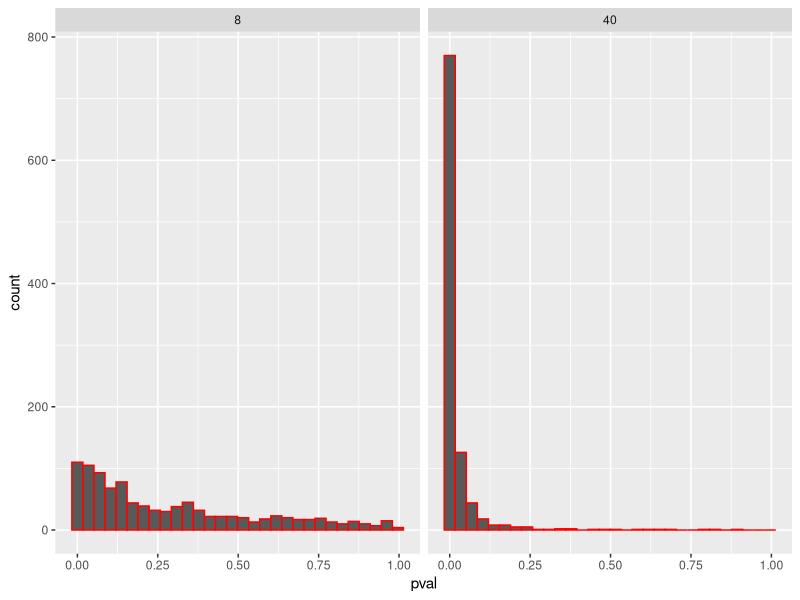
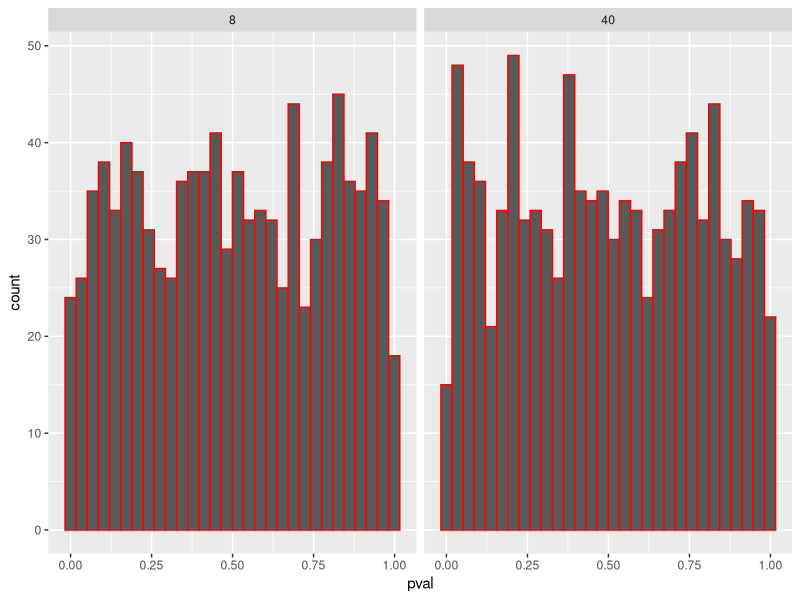
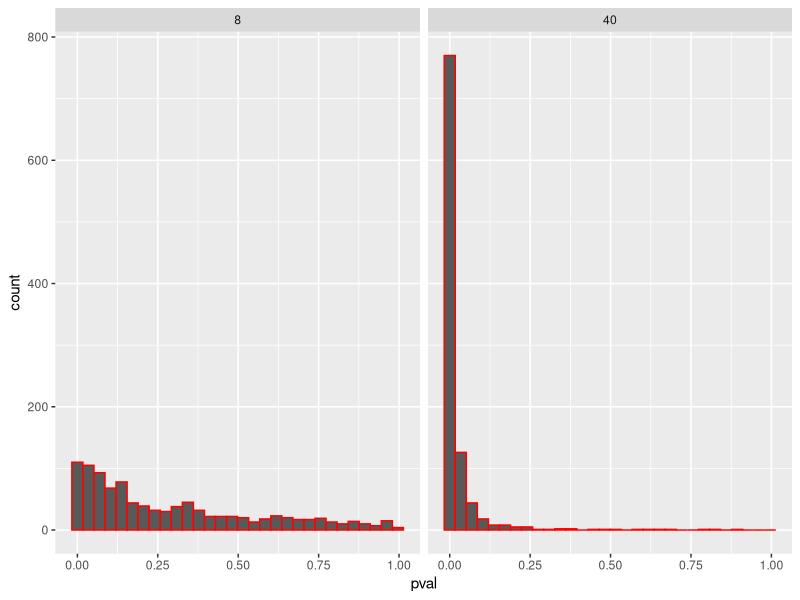
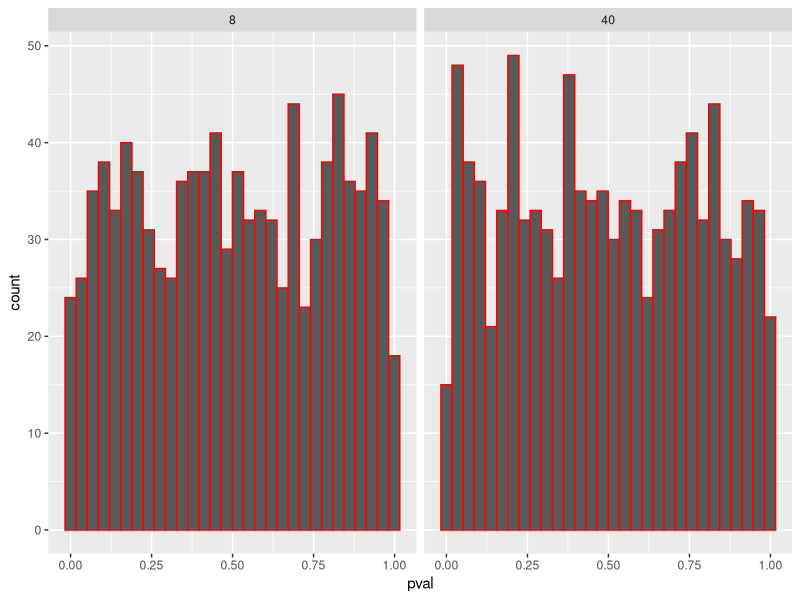

Write the R code that produced these figures, in order.
## ---- chunk 1
#| echo: false
#| message: false
#| warning: false

library(tidyverse)

# Muliggjør reproduksjon av resultater
set.seed(1)

# Simuler en populajson
population <- rnorm(1000000, mean = 1.5, sd = 3)

# Lag en studie med et utvalg på 8 hvor den avhengige variabelen heter y
samp1 <- data.frame(y = sample(population, 8, replace = FALSE))

# Lag en studie med et utvalg på 40 hvor den avhengige variabelen heter y
samp2 <- data.frame(y = sample(population, 40, replace = FALSE))

# Lag en lineær modell fra utvalg 1 og lagre den som m1
m1 <- lm(y ~ 1, data = samp1)
# Lag en lineær modell fra utvalg 2 og lagre den som m2
m2 <- lm(y ~ 1, data = samp2)


est_8 <- coef(m1)[1]
est_40 <- coef(m2)[1]




## ---- chunk 2
#| echo: false 
#| message: false
#| warning: false

set.seed(1)
# Create data frames to store the model estimates
results_8 <- data.frame(estimate = rep(NA, 1000), 
                      se = rep(NA, 1000), 
                      pval = rep(NA, 1000), 
                      n = 8)  

results_40 <- data.frame(estimate = rep(NA, 1000), 
                      se = rep(NA, 1000), 
                      pval = rep(NA, 1000), 
                      n = 40)

# A for loop used to sample 1000 studies, each iteration (i) will draw a new sample
# from the population. 

for(i in 1:1000) {
  
  # Draw a sample 
  samp1 <- data.frame(y = sample(population, 8, replace = FALSE))
  samp2 <- data.frame(y = sample(population, 40, replace = FALSE))

  # Model the data
  m1 <- lm(y ~ 1, data = samp1)
  m2 <- lm(y ~ 1, data = samp2)
  
  # Extract values from the models
  results_8[i, 1] <- coef(summary(m1))[1, 1]
  results_8[i, 2] <- coef(summary(m1))[1, 2]
  results_8[i, 3] <- coef(summary(m1))[1, 4]

  results_40[i, 1] <- coef(summary(m2))[1, 1]
  results_40[i, 2] <- coef(summary(m2))[1, 2]
  results_40[i, 3] <- coef(summary(m2))[1, 4]
  
  
}


# Save the results in a combined data frame

results <- bind_rows(results_8, results_40)

# Utregning standardavvik av estimert gjennomsnitt
sd_res_8 <- sd(results_8$estimate)
sd_res_40 <- sd(results_40$estimate)

# Utregning gjennomsnitt av standardfeil
se_mean_8 <- mean(results_8$se)
se_mean_40 <- mean(results_40$se)




## ---- chunk 3
#| echo: false
#| message: false
#| warning: false


# Example code for copy and paste

# A two facets histogram can be created with ggplot2
results %>%
  ggplot(aes(pval)) + 
  geom_histogram(color = "red") +
  facet_wrap(~ n)


# Count the proportion of tests below a certain p-value for each 
sig_results <-results %>%
  filter(pval < 0.05) %>%
  group_by(n) 
 


## ---- chunk 4
#| echo: false
#| message: false
#| warning: false
n_sig_8 <- results %>% 
  filter(pval < 0.05) %>% 
  filter(n != 40) %>% 
  nrow()

n_sig_40 <- results %>% 
  filter(pval < 0.05) %>% 
  filter(n == 40) %>% 
  nrow()
## ---- chunk 5
#| echo: false
#| message: false
#| warning: false

library(pwr)

pwr_40 <- pwr.t.test(n = 40, sig.level = 0.05, d = 1.5/3, type = "one.sample")
pwr_8 <- pwr.t.test(n = 8, sig.level = 0.05, d= 1.5/3, type = "one.sample")

numeric_pwr_40 <- pwr_40[["power"]]
pwr_pros_40 <- numeric_pwr_40 * 100

numeric_pwr_8 <- pwr_8[["power"]]
pwr_pros_8 <- numeric_pwr_8 * 100
## ---- chunk 6
#| echo: false
#| message: false
#| warning: false
set.seed(1)

population <- rnorm(1000000, mean = 0, sd = 3)


# Create data frames to store the model estimates
results_8 <- data.frame(estimate = rep(NA, 1000), 
                      se = rep(NA, 1000), 
                      pval = rep(NA, 1000), 
                      n = 8)  

results_40 <- data.frame(estimate = rep(NA, 1000), 
                      se = rep(NA, 1000), 
                      pval = rep(NA, 1000), 
                      n = 40)

# A for loop used to sample 1000 studies, each iteration (i) will draw a new sample
# from the population. 

for(i in 1:1000) {
  
  # Draw a sample 
  samp1 <- data.frame(y = sample(population, 8, replace = FALSE))
  samp2 <- data.frame(y = sample(population, 40, replace = FALSE))

  # Model the data
  m1 <- lm(y ~ 1, data = samp1)
  m2 <- lm(y ~ 1, data = samp2)

  # Extract values from the models
  results_8[i, 1] <- coef(summary(m1))[1, 1]
  results_8[i, 2] <- coef(summary(m1))[1, 2]
  results_8[i, 3] <- coef(summary(m1))[1, 4]

  results_40[i, 1] <- coef(summary(m2))[1, 1]
  results_40[i, 2] <- coef(summary(m2))[1, 2]
  results_40[i, 3] <- coef(summary(m2))[1, 4]
  
  
}


# Save the results in a combined data frame

results_null <- bind_rows(results_8, results_40)

false_positive_resnull <- sum(results_null$pval <0.05)

results_null %>%
  ggplot(aes(pval)) + 
  geom_histogram(color = "red") +
  facet_wrap(~ n)

n_sig_rnull_40 <- results_null %>% 
  filter(pval < 0.05) %>% 
  filter(n == 40) %>% 
  nrow()

n_sig_rnull_8 <- results_null %>% 
  filter(pval < 0.05) %>% 
  filter(n != 40) %>% 
  nrow()

## ---- chunk 7
#| echo: true
#| message: false
#| warning: false

#Simulering 

library(tidyverse)

# Muliggjør reproduksjon av resultater
set.seed(1)

# Simuler en populajson
population <- rnorm(1000000, mean = 1.5, sd = 3)

# Lag en studie med et utvalg på 8 hvor den avhengige variabelen heter y
samp1 <- data.frame(y = sample(population, 8, replace = FALSE))

# Lag en studie med et utvalg på 40 hvor den avhengige variabelen heter y
samp2 <- data.frame(y = sample(population, 40, replace = FALSE))

# Lag en lineær modell fra utvalg 1 og lagre den som m1
m1 <- lm(y ~ 1, data = samp1)
# Lag en lineær modell fra utvalg 2 og lagre den som m2
m2 <- lm(y ~ 1, data = samp2)


est_8 <- coef(m1)[1]
est_40 <- coef(m2)[1]




## ---- chunk 8
#| echo: true 
#| message: false
#| warning: false

#Repeterte studier

set.seed(1)
# Create data frames to store the model estimates
results_8 <- data.frame(estimate = rep(NA, 1000), 
                      se = rep(NA, 1000), 
                      pval = rep(NA, 1000), 
                      n = 8)  

results_40 <- data.frame(estimate = rep(NA, 1000), 
                      se = rep(NA, 1000), 
                      pval = rep(NA, 1000), 
                      n = 40)

# A for loop used to sample 1000 studies, each iteration (i) will draw a new sample
# from the population. 

for(i in 1:1000) {
  
  # Draw a sample 
  samp1 <- data.frame(y = sample(population, 8, replace = FALSE))
  samp2 <- data.frame(y = sample(population, 40, replace = FALSE))

  # Model the data
  m1 <- lm(y ~ 1, data = samp1)
  m2 <- lm(y ~ 1, data = samp2)
  
  # Extract values from the models
  results_8[i, 1] <- coef(summary(m1))[1, 1]
  results_8[i, 2] <- coef(summary(m1))[1, 2]
  results_8[i, 3] <- coef(summary(m1))[1, 4]

  results_40[i, 1] <- coef(summary(m2))[1, 1]
  results_40[i, 2] <- coef(summary(m2))[1, 2]
  results_40[i, 3] <- coef(summary(m2))[1, 4]
  
  
}


# Save the results in a combined data frame

results <- bind_rows(results_8, results_40)

# Utregning standardavvik av estimert gjennomsnitt
sd_res_8 <- sd(results_8$estimate)
sd_res_40 <- sd(results_40$estimate)

# Utregning gjennomsnitt av standardfeil
se_mean_8 <- mean(results_8$se)
se_mean_40 <- mean(results_40$se)




## ---- chunk 9
#| echo: false
#| message: false
#| warning: false


# Histogram med p-verdier fra simuleringene, hva sier dette om statistisk styrke?

# A two facets histogram can be created with ggplot2
results %>%
  ggplot(aes(pval)) + 
  geom_histogram(color = "red") +
  facet_wrap(~ n)


# Count the proportion of tests below a certain p-value for each 
sig_results <-results %>%
  filter(pval < 0.05) %>%
  group_by(n) 
 


## ---- chunk 10
#| echo: true
#| message: false
#| warning: false

# Filtrer resultater med en gitt p-verdi

n_sig_8 <- results %>% 
  filter(pval < 0.05) %>% 
  filter(n != 40) %>% 
  nrow()

n_sig_40 <- results %>% 
  filter(pval < 0.05) %>% 
  filter(n == 40) %>% 
  nrow()
## ---- chunk 11
#| echo: true
#| message: false
#| warning: false

# Test av statistisk styrke
library(pwr)

pwr_40 <- pwr.t.test(n = 40, sig.level = 0.05, d = 1.5/3, type = "one.sample")
pwr_8 <- pwr.t.test(n = 8, sig.level = 0.05, d= 1.5/3, type = "one.sample")

numeric_pwr_40 <- pwr_40[["power"]]
pwr_pros_40 <- numeric_pwr_40 * 100

numeric_pwr_8 <- pwr_8[["power"]]
pwr_pros_8 <- numeric_pwr_8 * 100
## ---- chunk 12
#| echo: true
#| message: false
#| warning: false

# Hvor mange studier gir falsk positiv når signifikansnivået er satt til 5%?
set.seed(1)

population <- rnorm(1000000, mean = 0, sd = 3)


# Create data frames to store the model estimates
results_8 <- data.frame(estimate = rep(NA, 1000), 
                      se = rep(NA, 1000), 
                      pval = rep(NA, 1000), 
                      n = 8)  

results_40 <- data.frame(estimate = rep(NA, 1000), 
                      se = rep(NA, 1000), 
                      pval = rep(NA, 1000), 
                      n = 40)

# A for loop used to sample 1000 studies, each iteration (i) will draw a new sample
# from the population. 

for(i in 1:1000) {
  
  # Draw a sample 
  samp1 <- data.frame(y = sample(population, 8, replace = FALSE))
  samp2 <- data.frame(y = sample(population, 40, replace = FALSE))

  # Model the data
  m1 <- lm(y ~ 1, data = samp1)
  m2 <- lm(y ~ 1, data = samp2)

  # Extract values from the models
  results_8[i, 1] <- coef(summary(m1))[1, 1]
  results_8[i, 2] <- coef(summary(m1))[1, 2]
  results_8[i, 3] <- coef(summary(m1))[1, 4]

  results_40[i, 1] <- coef(summary(m2))[1, 1]
  results_40[i, 2] <- coef(summary(m2))[1, 2]
  results_40[i, 3] <- coef(summary(m2))[1, 4]
  
  
}


# Save the results in a combined data frame

results_null <- bind_rows(results_8, results_40)

false_positive_resnull <- sum(results_null$pval <0.05)

results_null %>%
  ggplot(aes(pval)) + 
  geom_histogram(color = "red") +
  facet_wrap(~ n)

n_sig_rnull_40 <- results_null %>% 
  filter(pval < 0.05) %>% 
  filter(n == 40) %>% 
  nrow()

n_sig_rnull_8 <- results_null %>% 
  filter(pval < 0.05) %>% 
  filter(n != 40) %>% 
  nrow()
